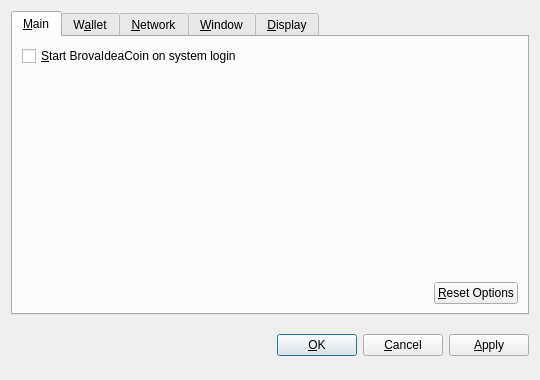
<?xml version="1.0" encoding="UTF-8"?>
<ui version="4.0">
 <class>OptionsDialog</class>
 <widget class="QDialog" name="OptionsDialog">
  <property name="geometry">
   <rect>
    <x>0</x>
    <y>0</y>
    <width>540</width>
    <height>380</height>
   </rect>
  </property>
  <property name="windowTitle">
   <string>Options</string>
  </property>
  <property name="modal">
   <bool>true</bool>
  </property>
  <layout class="QVBoxLayout" name="verticalLayout">
   <item>
    <widget class="QTabWidget" name="tabWidget">
     <property name="tabPosition">
      <enum>QTabWidget::North</enum>
     </property>
     <property name="currentIndex">
      <number>0</number>
     </property>
     <widget class="QWidget" name="tabMain">
      <attribute name="title">
       <string>&amp;Main</string>
      </attribute>
      <layout class="QVBoxLayout" name="verticalLayout_Main">
       <item>
        <widget class="QCheckBox" name="bitcoinAtStartup">
         <property name="toolTip">
          <string>Automatically start BrovaIdeaCoin after logging in to the system.</string>
         </property>
         <property name="text">
          <string>&amp;Start BrovaIdeaCoin on system login</string>
         </property>
        </widget>
       </item>
       <item>
        <spacer name="verticalSpacer_Main">
         <property name="orientation">
          <enum>Qt::Vertical</enum>
         </property>
         <property name="sizeHint" stdset="0">
          <size>
           <width>20</width>
           <height>40</height>
          </size>
         </property>
        </spacer>
       </item>
       <item>
        <layout class="QHBoxLayout" name="horizontalLayout_2_Main">
         <item>
          <spacer name="horizontalSpacer_2_Main">
           <property name="orientation">
            <enum>Qt::Horizontal</enum>
           </property>
           <property name="sizeHint" stdset="0">
            <size>
             <width>40</width>
             <height>20</height>
            </size>
           </property>
          </spacer>
         </item>
         <item>
          <widget class="QPushButton" name="resetButton">
           <property name="toolTip">
            <string>Reset all client options to default.</string>
           </property>
           <property name="text">
            <string>&amp;Reset Options</string>
           </property>
           <property name="autoDefault">
            <bool>false</bool>
           </property>
          </widget>
         </item>
        </layout>
       </item>
      </layout>
     </widget>
     <widget class="QWidget" name="tabWallet">
      <attribute name="title">
       <string>W&amp;allet</string>
      </attribute>
      <layout class="QVBoxLayout" name="verticalLayout_Network">
       <item>
        <widget class="QLabel" name="transactionFeeInfoLabel">
         <property name="text">
          <string>Optional transaction fee per kB that helps make sure your transactions are processed quickly. Most transactions are 1 kB.</string>
         </property>
         <property name="textFormat">
          <enum>Qt::PlainText</enum>
         </property>
         <property name="wordWrap">
          <bool>true</bool>
         </property>
        </widget>
       </item>
       <item>
        <layout class="QHBoxLayout" name="horizontalLayout_1_Main">
         <item>
          <widget class="QLabel" name="transactionFeeLabel">
           <property name="text">
            <string>Pay transaction &amp;fee</string>
           </property>
           <property name="textFormat">
            <enum>Qt::PlainText</enum>
           </property>
           <property name="buddy">
            <cstring>transactionFee</cstring>
           </property>
          </widget>
         </item>
         <item>
          <widget class="BitcoinAmountField" name="transactionFee"/>
         </item>
         <item>
          <spacer name="horizontalSpacer_1_Main">
           <property name="orientation">
            <enum>Qt::Horizontal</enum>
           </property>
           <property name="sizeHint" stdset="0">
            <size>
             <width>40</width>
             <height>20</height>
            </size>
           </property>
          </spacer>
         </item>
        </layout>
       </item>
       <item>
        <widget class="QLabel" name="label">
         <property name="text">
          <string>If you disable the spending of unconfirmed change, the change from a transaction cannot be used until that transaction has at least one confirmation. This also affects how your balance is computed.</string>
         </property>
         <property name="wordWrap">
          <bool>true</bool>
         </property>
        </widget>
       </item>
       <item>
        <widget class="QCheckBox" name="spendZeroConfChange">
         <property name="text">
          <string>Spend unconfirmed change  (experts only)</string>
         </property>
        </widget>
       </item>
       <item>
        <spacer name="verticalSpacer">
         <property name="orientation">
          <enum>Qt::Vertical</enum>
         </property>
         <property name="sizeHint" stdset="0">
          <size>
           <width>20</width>
           <height>40</height>
          </size>
         </property>
        </spacer>
       </item>
      </layout>
     </widget>
     <widget class="QWidget" name="tabNetwork">
      <attribute name="title">
       <string>&amp;Network</string>
      </attribute>
      <layout class="QVBoxLayout" name="verticalLayout_Network">
       <item>
        <widget class="QCheckBox" name="mapPortUpnp">
         <property name="toolTip">
          <string>Automatically open the BrovaIdeaCoin client port on the router. This only works when your router supports UPnP and it is enabled.</string>
         </property>
         <property name="text">
          <string>Map port using &amp;UPnP</string>
         </property>
        </widget>
       </item>
       <item>
        <widget class="QCheckBox" name="connectSocks">
         <property name="toolTip">
          <string>Connect to the BrovaIdeaCoin network through a SOCKS proxy (e.g. when connecting through Tor).</string>
         </property>
         <property name="text">
          <string>&amp;Connect through SOCKS proxy:</string>
         </property>
        </widget>
       </item>
       <item>
        <layout class="QHBoxLayout" name="horizontalLayout_Network">
         <item>
          <widget class="QLabel" name="proxyIpLabel">
           <property name="text">
            <string>Proxy &amp;IP:</string>
           </property>
           <property name="textFormat">
            <enum>Qt::PlainText</enum>
           </property>
           <property name="buddy">
            <cstring>proxyIp</cstring>
           </property>
          </widget>
         </item>
         <item>
          <widget class="QValidatedLineEdit" name="proxyIp">
           <property name="maximumSize">
            <size>
             <width>140</width>
             <height>16777215</height>
            </size>
           </property>
           <property name="toolTip">
            <string>IP address of the proxy (e.g. 127.0.0.1)</string>
           </property>
          </widget>
         </item>
         <item>
          <widget class="QLabel" name="proxyPortLabel">
           <property name="text">
            <string>&amp;Port:</string>
           </property>
           <property name="textFormat">
            <enum>Qt::PlainText</enum>
           </property>
           <property name="buddy">
            <cstring>proxyPort</cstring>
           </property>
          </widget>
         </item>
         <item>
          <widget class="QLineEdit" name="proxyPort">
           <property name="maximumSize">
            <size>
             <width>55</width>
             <height>16777215</height>
            </size>
           </property>
           <property name="toolTip">
            <string>Port of the proxy (e.g. 9050)</string>
           </property>
          </widget>
         </item>
         <item>
          <widget class="QLabel" name="socksVersionLabel">
           <property name="text">
            <string>SOCKS &amp;Version:</string>
           </property>
           <property name="textFormat">
            <enum>Qt::PlainText</enum>
           </property>
           <property name="buddy">
            <cstring>socksVersion</cstring>
           </property>
          </widget>
         </item>
         <item>
          <widget class="QValueComboBox" name="socksVersion">
           <property name="toolTip">
            <string>SOCKS version of the proxy (e.g. 5)</string>
           </property>
          </widget>
         </item>
         <item>
          <spacer name="horizontalSpacer_Network">
           <property name="orientation">
            <enum>Qt::Horizontal</enum>
           </property>
           <property name="sizeHint" stdset="0">
            <size>
             <width>40</width>
             <height>20</height>
            </size>
           </property>
          </spacer>
         </item>
        </layout>
       </item>
       <item>
        <spacer name="verticalSpacer_Network">
         <property name="orientation">
          <enum>Qt::Vertical</enum>
         </property>
         <property name="sizeHint" stdset="0">
          <size>
           <width>20</width>
           <height>40</height>
          </size>
         </property>
        </spacer>
       </item>
      </layout>
     </widget>
     <widget class="QWidget" name="tabWindow">
      <attribute name="title">
       <string>&amp;Window</string>
      </attribute>
      <layout class="QVBoxLayout" name="verticalLayout_Window">
       <item>
        <widget class="QCheckBox" name="minimizeToTray">
         <property name="toolTip">
          <string>Show only a tray icon after minimizing the window.</string>
         </property>
         <property name="text">
          <string>&amp;Minimize to the tray instead of the taskbar</string>
         </property>
        </widget>
       </item>
       <item>
        <widget class="QCheckBox" name="minimizeOnClose">
         <property name="toolTip">
          <string>Minimize instead of exit the application when the window is closed. When this option is enabled, the application will be closed only after selecting Quit in the menu.</string>
         </property>
         <property name="text">
          <string>M&amp;inimize on close</string>
         </property>
        </widget>
       </item>
       <item>
        <spacer name="verticalSpacer_Window">
         <property name="orientation">
          <enum>Qt::Vertical</enum>
         </property>
         <property name="sizeHint" stdset="0">
          <size>
           <width>20</width>
           <height>40</height>
          </size>
         </property>
        </spacer>
       </item>
      </layout>
     </widget>
     <widget class="QWidget" name="tabDisplay">
      <attribute name="title">
       <string>&amp;Display</string>
      </attribute>
      <layout class="QVBoxLayout" name="verticalLayout_Display">
       <item>
        <layout class="QHBoxLayout" name="horizontalLayout_1_Display">
         <item>
          <widget class="QLabel" name="langLabel">
           <property name="text">
            <string>User Interface &amp;language:</string>
           </property>
           <property name="textFormat">
            <enum>Qt::PlainText</enum>
           </property>
           <property name="buddy">
            <cstring>lang</cstring>
           </property>
          </widget>
         </item>
         <item>
          <widget class="QValueComboBox" name="lang">
           <property name="toolTip">
            <string>The user interface language can be set here. This setting will take effect after restarting BrovaIdeaCoin.</string>
           </property>
          </widget>
         </item>
        </layout>
       </item>
       <item>
        <layout class="QHBoxLayout" name="horizontalLayout_2_Display">
         <item>
          <widget class="QLabel" name="unitLabel">
           <property name="text">
            <string>&amp;Unit to show amounts in:</string>
           </property>
           <property name="textFormat">
            <enum>Qt::PlainText</enum>
           </property>
           <property name="buddy">
            <cstring>unit</cstring>
           </property>
          </widget>
         </item>
         <item>
          <widget class="QValueComboBox" name="unit">
           <property name="toolTip">
            <string>Choose the default subdivision unit to show in the interface and when sending coins.</string>
           </property>
          </widget>
         </item>
        </layout>
       </item>
       <item>
        <widget class="QCheckBox" name="displayAddresses">
         <property name="toolTip">
          <string>Whether to show BrovaIdeaCoin addresses in the transaction list or not.</string>
         </property>
         <property name="text">
          <string>&amp;Display addresses in transaction list</string>
         </property>
        </widget>
       </item>
       <item>
        <widget class="QCheckBox" name="coinControlFeatures">
         <property name="toolTip">
          <string>Whether to show coin control features or not.</string>
         </property>
         <property name="text">
          <string>Display coin &amp;control features (experts only!)</string>
         </property>
        </widget>
       </item>
       <item>
        <spacer name="verticalSpacer_Display">
         <property name="orientation">
          <enum>Qt::Vertical</enum>
         </property>
         <property name="sizeHint" stdset="0">
          <size>
           <width>20</width>
           <height>40</height>
          </size>
         </property>
        </spacer>
       </item>
      </layout>
     </widget>
    </widget>
   </item>
   <item>
    <layout class="QHBoxLayout" name="horizontalLayout_Buttons">
     <item>
      <spacer name="horizontalSpacer_1">
       <property name="orientation">
        <enum>Qt::Horizontal</enum>
       </property>
       <property name="sizeHint" stdset="0">
        <size>
         <width>40</width>
         <height>48</height>
        </size>
       </property>
      </spacer>
     </item>
     <item>
      <widget class="QLabel" name="statusLabel">
       <property name="font">
        <font>
         <weight>75</weight>
         <bold>true</bold>
        </font>
       </property>
       <property name="text">
        <string/>
       </property>
       <property name="textFormat">
        <enum>Qt::PlainText</enum>
       </property>
       <property name="wordWrap">
        <bool>true</bool>
       </property>
      </widget>
     </item>
     <item>
      <spacer name="horizontalSpacer_2">
       <property name="orientation">
        <enum>Qt::Horizontal</enum>
       </property>
       <property name="sizeHint" stdset="0">
        <size>
         <width>40</width>
         <height>48</height>
        </size>
       </property>
      </spacer>
     </item>
     <item>
      <widget class="QPushButton" name="okButton">
       <property name="text">
        <string>&amp;OK</string>
       </property>
      </widget>
     </item>
     <item>
      <widget class="QPushButton" name="cancelButton">
       <property name="text">
        <string>&amp;Cancel</string>
       </property>
       <property name="autoDefault">
        <bool>false</bool>
       </property>
      </widget>
     </item>
     <item>
      <widget class="QPushButton" name="applyButton">
       <property name="text">
        <string>&amp;Apply</string>
       </property>
       <property name="autoDefault">
        <bool>false</bool>
       </property>
      </widget>
     </item>
    </layout>
   </item>
  </layout>
 </widget>
 <customwidgets>
  <customwidget>
   <class>BitcoinAmountField</class>
   <extends>QSpinBox</extends>
   <header>bitcoinamountfield.h</header>
  </customwidget>
  <customwidget>
   <class>QValueComboBox</class>
   <extends>QComboBox</extends>
   <header>qvaluecombobox.h</header>
  </customwidget>
  <customwidget>
   <class>QValidatedLineEdit</class>
   <extends>QLineEdit</extends>
   <header>qvalidatedlineedit.h</header>
  </customwidget>
 </customwidgets>
 <resources/>
 <connections/>
</ui>
